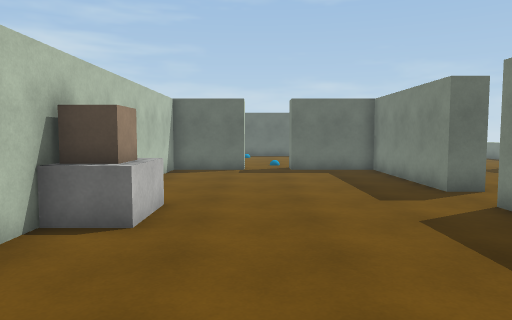
View 1 (above)

16 first-person views from a walk through a 3-D level made in the Unity game engine. The camera is 1.5 m above the floor, tilts 4° down and sees 70° across. The floor is counted in squares, 1 m on a side. Each view is taken from the middle of a square. On the plan, view 1 faces up. The plan holds only what a view shows up to about 16 squares ahead; the rest is blank. The player is left out. Some animated figures are left out. Door leaves are left out, so doorways stand open. Surface patterns are stand-ins for the level's own textures.

View 2
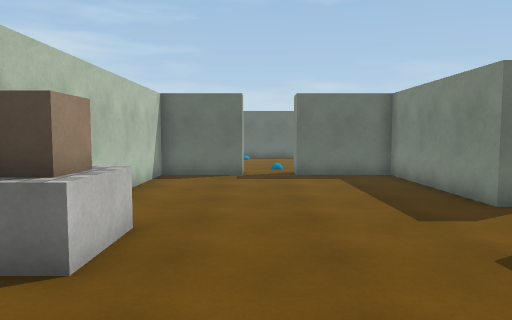

View 3
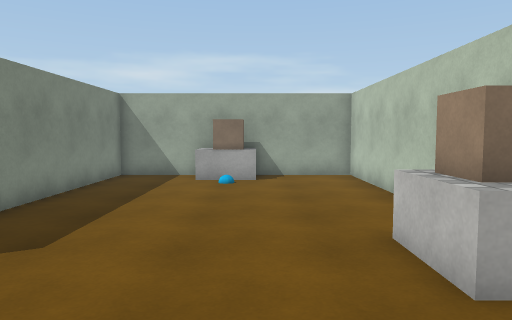

View 4
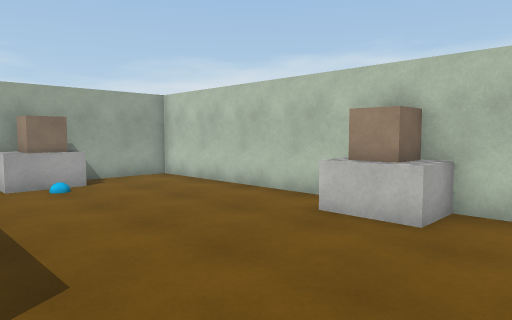

View 5
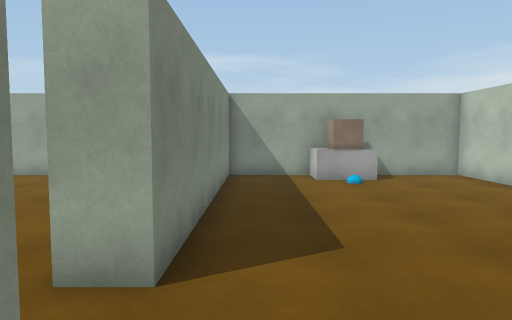

View 6
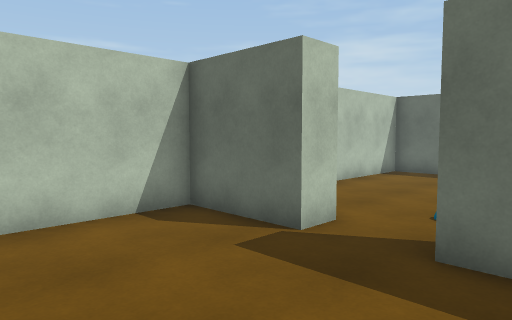

View 7
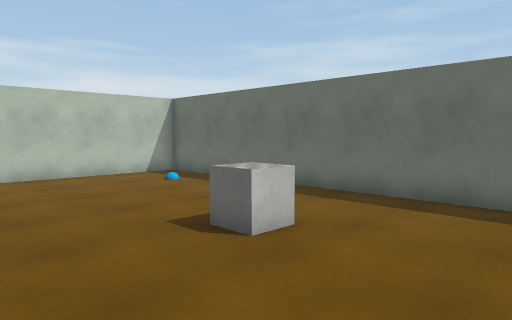

View 8
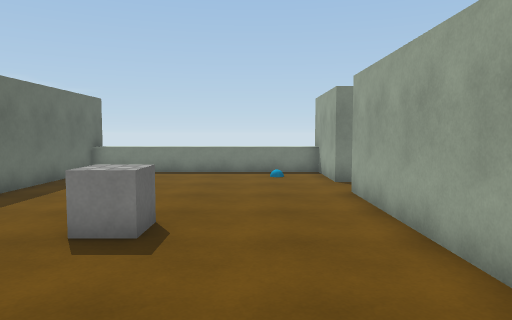

View 9
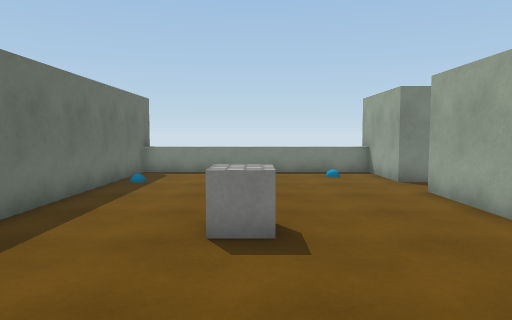

View 10
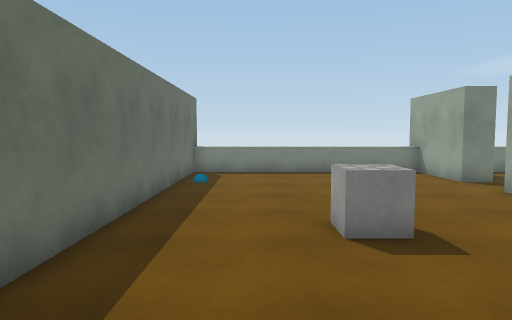

View 11
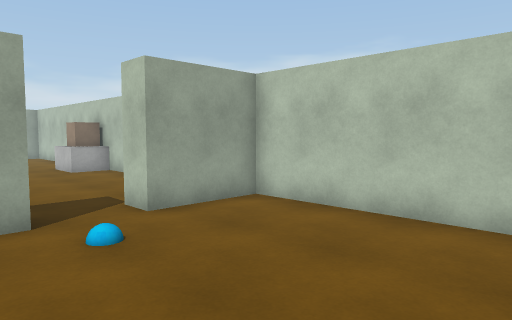

View 12
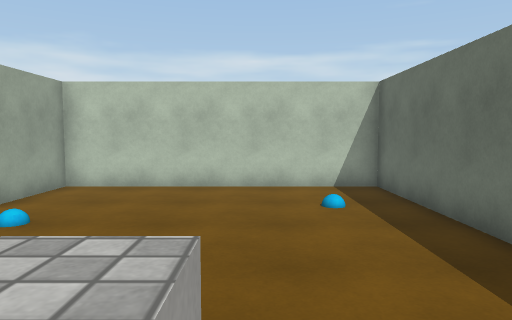

View 13
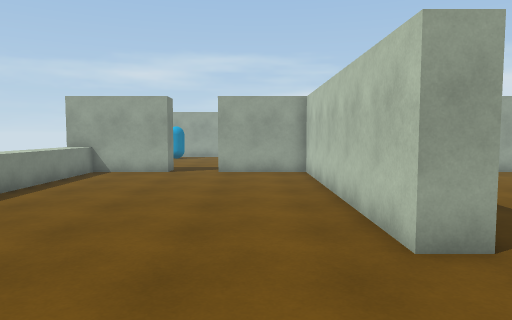

View 14
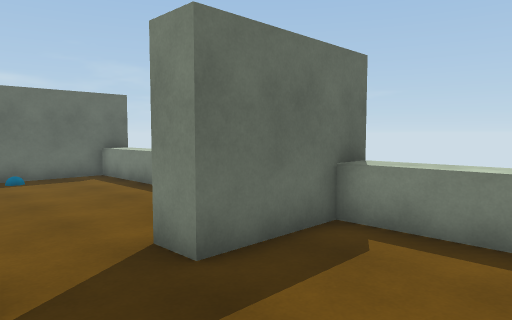

View 15
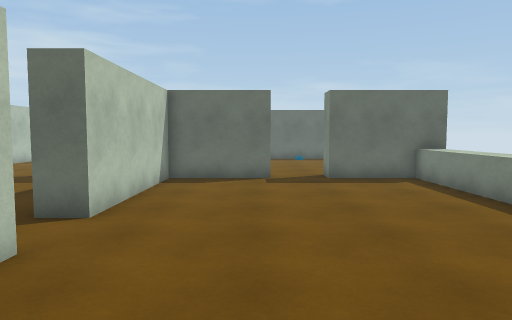

View 16
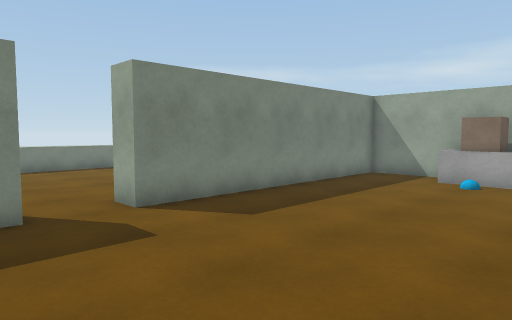

### Floor plan
Key: @ floor where view 1 was taken; # wall or solid block; . main floor; : floor 0.25 m higher than the main floor; D open door; ^ raised ledge; C cube; O other object.
Columns run from 4 left of view 1 to 16 right of it. Each row starts with its distance up from view 1.
 26 ###################^#
 25 #..................^
 24 #..................^
 23 #..................^
 22 #.........C........^
 21 #........CC........^
 20 #..................^
 19 #..................^
 18 #....:.............^
 17 #..................^
 16 ####DD########DD###^#
 15 #........##........^
 14 #........##........^
 13 #........##........^
 12 #........##........^
 11 #........##........^
 10 #........##........
  9 #........DD.......
  8 #OO......DD.......
  7 #OO......##........^
  6 #OO......##........^
  5 #........##........^
  4 #........##........
  3 #........##........^
  2 #........##........^
  1 #........##........^
  0 #...@....##........^
 -1 #...OOO..##........^
 -2 #...OOO..##........^
 -3 ##############DD###^#
 -4               ..

Where each view was taken, in squares from view 1:
view 1: 0 up, 0 right, facing up
view 2: 2 up, 0 right, facing up
view 3: 11 up, 0 right, facing down
view 4: 10 up, 4 right, facing down-left
view 5: 11 up, 4 right, facing down
view 6: 11 up, 3 right, facing up-left
view 7: 17 up, 10 right, facing up-left
view 8: 19 up, 0 right, facing right
view 9: 21 up, 0 right, facing right
view 10: 23 up, 0 right, facing right
view 11: 23 up, 3 right, facing down-left
view 12: 22 up, 7 right, facing left
view 13: 12 up, 8 right, facing down
view 14: 12 up, 9 right, facing up-right
view 15: 3 up, 9 right, facing up
view 16: 11 up, 2 left, facing down-right
